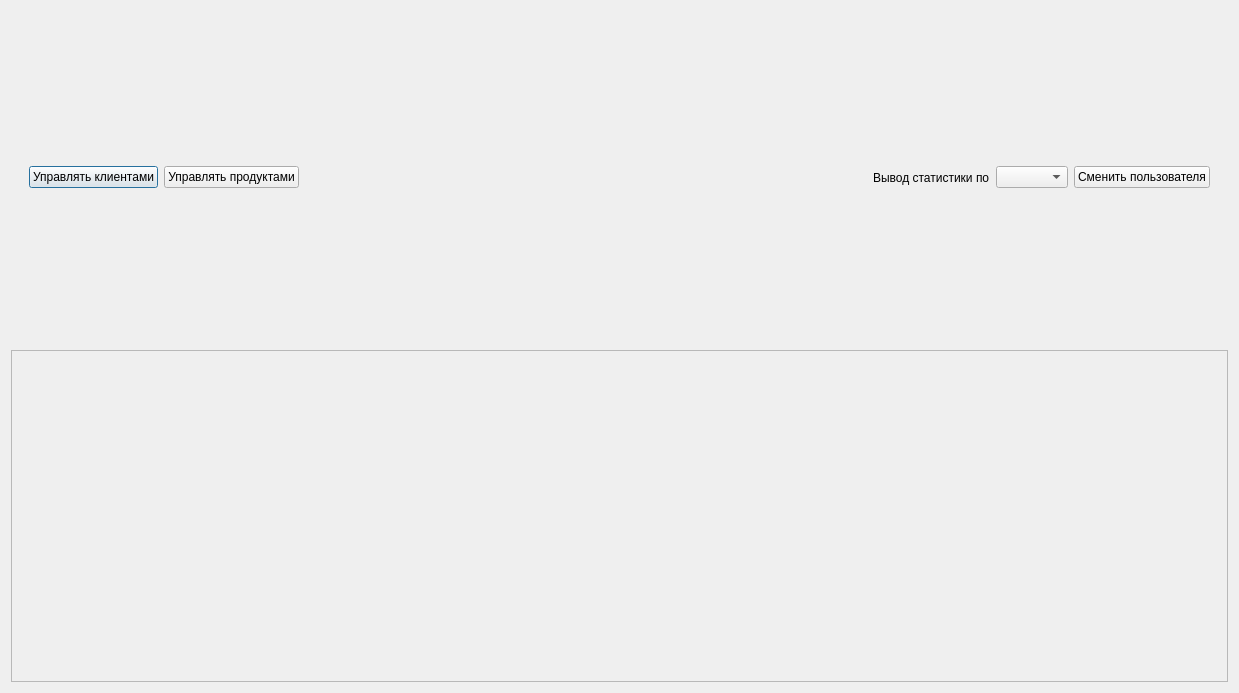
<?xml version="1.0" encoding="UTF-8"?>
<ui version="4.0">
 <class>Manager</class>
 <widget class="QDialog" name="Manager">
  <property name="geometry">
   <rect>
    <x>0</x>
    <y>0</y>
    <width>1239</width>
    <height>693</height>
   </rect>
  </property>
  <property name="windowTitle">
   <string>Dialog</string>
  </property>
  <layout class="QVBoxLayout" name="verticalLayout">
   <item>
    <widget class="QWidget" name="widget_2" native="true">
     <layout class="QHBoxLayout" name="horizontalLayout_2">
      <item>
       <widget class="QWidget" name="widget" native="true">
        <layout class="QHBoxLayout" name="horizontalLayout">
         <item>
          <widget class="QPushButton" name="manageCustBtn">
           <property name="text">
            <string>Управлять клиентами</string>
           </property>
          </widget>
         </item>
         <item>
          <widget class="QPushButton" name="managePrBtn">
           <property name="text">
            <string>Управлять продуктами</string>
           </property>
          </widget>
         </item>
        </layout>
       </widget>
      </item>
      <item>
       <spacer name="horizontalSpacer">
        <property name="orientation">
         <enum>Qt::Horizontal</enum>
        </property>
        <property name="sizeHint" stdset="0">
         <size>
          <width>40</width>
          <height>20</height>
         </size>
        </property>
       </spacer>
      </item>
      <item>
       <widget class="QWidget" name="widget_3" native="true">
        <layout class="QHBoxLayout" name="horizontalLayout_3">
         <item>
          <widget class="QLabel" name="label">
           <property name="text">
            <string>Вывод статистики по</string>
           </property>
          </widget>
         </item>
         <item>
          <widget class="QComboBox" name="statisticsSort"/>
         </item>
         <item>
          <widget class="QPushButton" name="logOutBtn">
           <property name="text">
            <string>Сменить пользователя</string>
           </property>
          </widget>
         </item>
        </layout>
       </widget>
      </item>
     </layout>
    </widget>
   </item>
   <item>
    <widget class="QFrame" name="frame">
     <property name="frameShape">
      <enum>QFrame::StyledPanel</enum>
     </property>
     <property name="frameShadow">
      <enum>QFrame::Raised</enum>
     </property>
    </widget>
   </item>
  </layout>
 </widget>
 <resources/>
 <connections/>
</ui>
